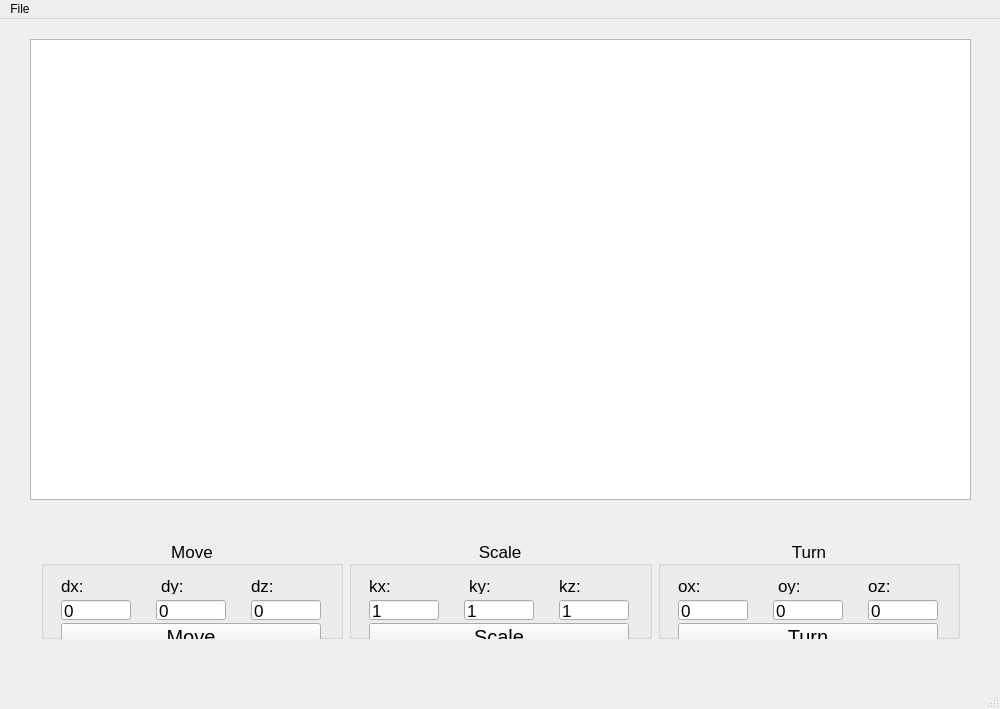
<?xml version="1.0" encoding="UTF-8"?>
<ui version="4.0">
 <class>MainWindow</class>
 <widget class="QMainWindow" name="MainWindow">
  <property name="geometry">
   <rect>
    <x>0</x>
    <y>0</y>
    <width>1000</width>
    <height>709</height>
   </rect>
  </property>
  <property name="windowTitle">
   <string>OOP lab1 Oolonge</string>
  </property>
  <widget class="QWidget" name="centralWidget">
   <widget class="QGraphicsView" name="graphicsView">
    <property name="geometry">
     <rect>
      <x>30</x>
      <y>20</y>
      <width>941</width>
      <height>461</height>
     </rect>
    </property>
   </widget>
   <widget class="QWidget" name="horizontalLayoutWidget">
    <property name="geometry">
     <rect>
      <x>30</x>
      <y>510</y>
      <width>941</width>
      <height>121</height>
     </rect>
    </property>
    <layout class="QHBoxLayout" name="horizontalLayout">
     <item>
      <widget class="QGroupBox" name="group_Move">
       <property name="font">
        <font>
         <pointsize>13</pointsize>
        </font>
       </property>
       <property name="title">
        <string>Move</string>
       </property>
       <property name="alignment">
        <set>Qt::AlignCenter</set>
       </property>
       <widget class="QLineEdit" name="lineEdit_MoveX">
        <property name="geometry">
         <rect>
          <x>20</x>
          <y>60</y>
          <width>70</width>
          <height>20</height>
         </rect>
        </property>
        <property name="text">
         <string>0</string>
        </property>
       </widget>
       <widget class="QLineEdit" name="lineEdit_MoveY">
        <property name="geometry">
         <rect>
          <x>115</x>
          <y>60</y>
          <width>70</width>
          <height>20</height>
         </rect>
        </property>
        <property name="text">
         <string>0</string>
        </property>
       </widget>
       <widget class="QLineEdit" name="lineEdit_MoveZ">
        <property name="geometry">
         <rect>
          <x>210</x>
          <y>60</y>
          <width>70</width>
          <height>20</height>
         </rect>
        </property>
        <property name="text">
         <string>0</string>
        </property>
       </widget>
       <widget class="QPushButton" name="button_Move">
        <property name="geometry">
         <rect>
          <x>20</x>
          <y>83</y>
          <width>260</width>
          <height>28</height>
         </rect>
        </property>
        <property name="font">
         <font>
          <pointsize>15</pointsize>
         </font>
        </property>
        <property name="text">
         <string>Move</string>
        </property>
       </widget>
       <widget class="QLabel" name="label_MoveX">
        <property name="geometry">
         <rect>
          <x>20</x>
          <y>38</y>
          <width>45</width>
          <height>16</height>
         </rect>
        </property>
        <property name="font">
         <font>
          <pointsize>13</pointsize>
         </font>
        </property>
        <property name="text">
         <string>dx:</string>
        </property>
       </widget>
       <widget class="QLabel" name="label_MoveY">
        <property name="geometry">
         <rect>
          <x>120</x>
          <y>38</y>
          <width>45</width>
          <height>16</height>
         </rect>
        </property>
        <property name="font">
         <font>
          <pointsize>13</pointsize>
         </font>
        </property>
        <property name="text">
         <string>dy:</string>
        </property>
       </widget>
       <widget class="QLabel" name="label_MoveZ">
        <property name="geometry">
         <rect>
          <x>210</x>
          <y>38</y>
          <width>45</width>
          <height>16</height>
         </rect>
        </property>
        <property name="font">
         <font>
          <pointsize>13</pointsize>
         </font>
        </property>
        <property name="text">
         <string>dz:</string>
        </property>
       </widget>
      </widget>
     </item>
     <item>
      <widget class="QGroupBox" name="group_Move_2">
       <property name="font">
        <font>
         <pointsize>13</pointsize>
        </font>
       </property>
       <property name="title">
        <string>Scale</string>
       </property>
       <property name="alignment">
        <set>Qt::AlignCenter</set>
       </property>
       <widget class="QLineEdit" name="lineEdit_ScaleX">
        <property name="geometry">
         <rect>
          <x>20</x>
          <y>60</y>
          <width>70</width>
          <height>20</height>
         </rect>
        </property>
        <property name="text">
         <string>1</string>
        </property>
       </widget>
       <widget class="QLineEdit" name="lineEdit_ScaleY">
        <property name="geometry">
         <rect>
          <x>115</x>
          <y>60</y>
          <width>70</width>
          <height>20</height>
         </rect>
        </property>
        <property name="text">
         <string>1</string>
        </property>
       </widget>
       <widget class="QLineEdit" name="lineEdit_ScaleZ">
        <property name="geometry">
         <rect>
          <x>210</x>
          <y>60</y>
          <width>70</width>
          <height>20</height>
         </rect>
        </property>
        <property name="text">
         <string>1</string>
        </property>
       </widget>
       <widget class="QPushButton" name="button_Scale">
        <property name="geometry">
         <rect>
          <x>20</x>
          <y>83</y>
          <width>260</width>
          <height>28</height>
         </rect>
        </property>
        <property name="font">
         <font>
          <pointsize>15</pointsize>
         </font>
        </property>
        <property name="text">
         <string>Scale</string>
        </property>
       </widget>
       <widget class="QLabel" name="label_ScaleX">
        <property name="geometry">
         <rect>
          <x>20</x>
          <y>38</y>
          <width>45</width>
          <height>16</height>
         </rect>
        </property>
        <property name="font">
         <font>
          <pointsize>13</pointsize>
         </font>
        </property>
        <property name="text">
         <string>kx:</string>
        </property>
       </widget>
       <widget class="QLabel" name="label_ScaleY">
        <property name="geometry">
         <rect>
          <x>120</x>
          <y>38</y>
          <width>45</width>
          <height>16</height>
         </rect>
        </property>
        <property name="font">
         <font>
          <pointsize>13</pointsize>
         </font>
        </property>
        <property name="text">
         <string>ky:</string>
        </property>
       </widget>
       <widget class="QLabel" name="label_ScaleZ">
        <property name="geometry">
         <rect>
          <x>210</x>
          <y>38</y>
          <width>45</width>
          <height>16</height>
         </rect>
        </property>
        <property name="font">
         <font>
          <pointsize>13</pointsize>
         </font>
        </property>
        <property name="text">
         <string>kz:</string>
        </property>
       </widget>
      </widget>
     </item>
     <item>
      <widget class="QGroupBox" name="group_Move_3">
       <property name="font">
        <font>
         <pointsize>13</pointsize>
        </font>
       </property>
       <property name="title">
        <string>Turn</string>
       </property>
       <property name="alignment">
        <set>Qt::AlignCenter</set>
       </property>
       <widget class="QLineEdit" name="lineEdit_TurnX">
        <property name="geometry">
         <rect>
          <x>20</x>
          <y>60</y>
          <width>70</width>
          <height>20</height>
         </rect>
        </property>
        <property name="text">
         <string>0</string>
        </property>
       </widget>
       <widget class="QLineEdit" name="lineEdit_TurnY">
        <property name="geometry">
         <rect>
          <x>115</x>
          <y>60</y>
          <width>70</width>
          <height>20</height>
         </rect>
        </property>
        <property name="text">
         <string>0</string>
        </property>
       </widget>
       <widget class="QLineEdit" name="lineEdit_TurnZ">
        <property name="geometry">
         <rect>
          <x>210</x>
          <y>60</y>
          <width>70</width>
          <height>20</height>
         </rect>
        </property>
        <property name="text">
         <string>0</string>
        </property>
       </widget>
       <widget class="QPushButton" name="button_Turn">
        <property name="geometry">
         <rect>
          <x>20</x>
          <y>83</y>
          <width>260</width>
          <height>28</height>
         </rect>
        </property>
        <property name="font">
         <font>
          <pointsize>15</pointsize>
         </font>
        </property>
        <property name="text">
         <string>Turn</string>
        </property>
       </widget>
       <widget class="QLabel" name="label_TurnX">
        <property name="geometry">
         <rect>
          <x>20</x>
          <y>38</y>
          <width>45</width>
          <height>16</height>
         </rect>
        </property>
        <property name="font">
         <font>
          <pointsize>13</pointsize>
         </font>
        </property>
        <property name="text">
         <string>ox:</string>
        </property>
       </widget>
       <widget class="QLabel" name="label_TurnY">
        <property name="geometry">
         <rect>
          <x>120</x>
          <y>38</y>
          <width>45</width>
          <height>16</height>
         </rect>
        </property>
        <property name="font">
         <font>
          <pointsize>13</pointsize>
         </font>
        </property>
        <property name="text">
         <string>oy:</string>
        </property>
       </widget>
       <widget class="QLabel" name="label_TurnZ">
        <property name="geometry">
         <rect>
          <x>210</x>
          <y>38</y>
          <width>45</width>
          <height>16</height>
         </rect>
        </property>
        <property name="font">
         <font>
          <pointsize>13</pointsize>
         </font>
        </property>
        <property name="text">
         <string>oz:</string>
        </property>
       </widget>
      </widget>
     </item>
    </layout>
   </widget>
  </widget>
  <widget class="QMenuBar" name="menuBar">
   <property name="geometry">
    <rect>
     <x>0</x>
     <y>0</y>
     <width>1000</width>
     <height>22</height>
    </rect>
   </property>
   <widget class="QMenu" name="menu">
    <property name="title">
     <string>File</string>
    </property>
    <addaction name="separator"/>
    <addaction name="actionOpen"/>
   </widget>
   <addaction name="menu"/>
  </widget>
  <widget class="QStatusBar" name="statusBar"/>
  <action name="actionOpen">
   <property name="text">
    <string>Open</string>
   </property>
   <property name="shortcut">
    <string>Ctrl+O</string>
   </property>
  </action>
 </widget>
 <layoutdefault spacing="6" margin="11"/>
 <resources/>
 <connections/>
</ui>
